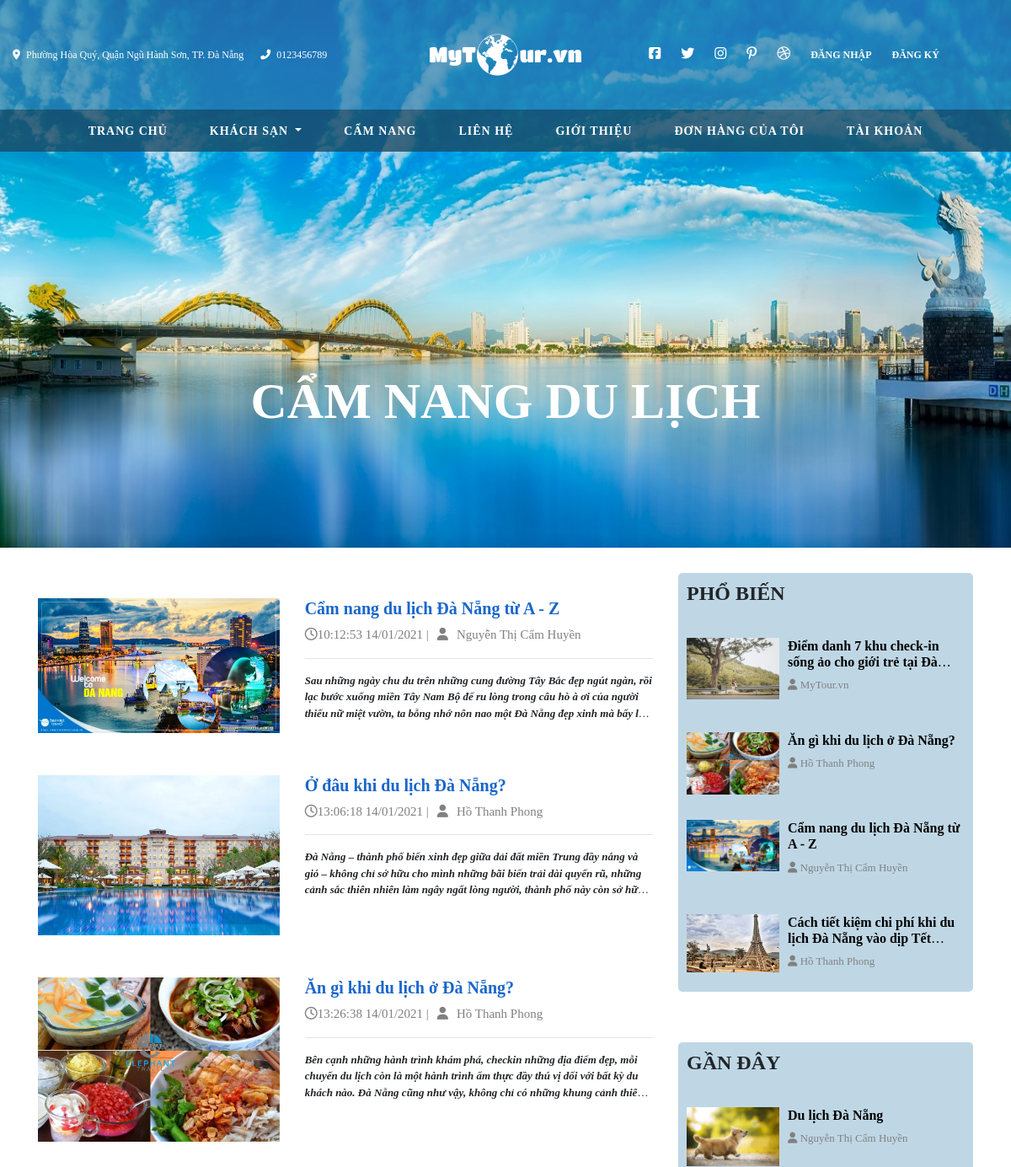
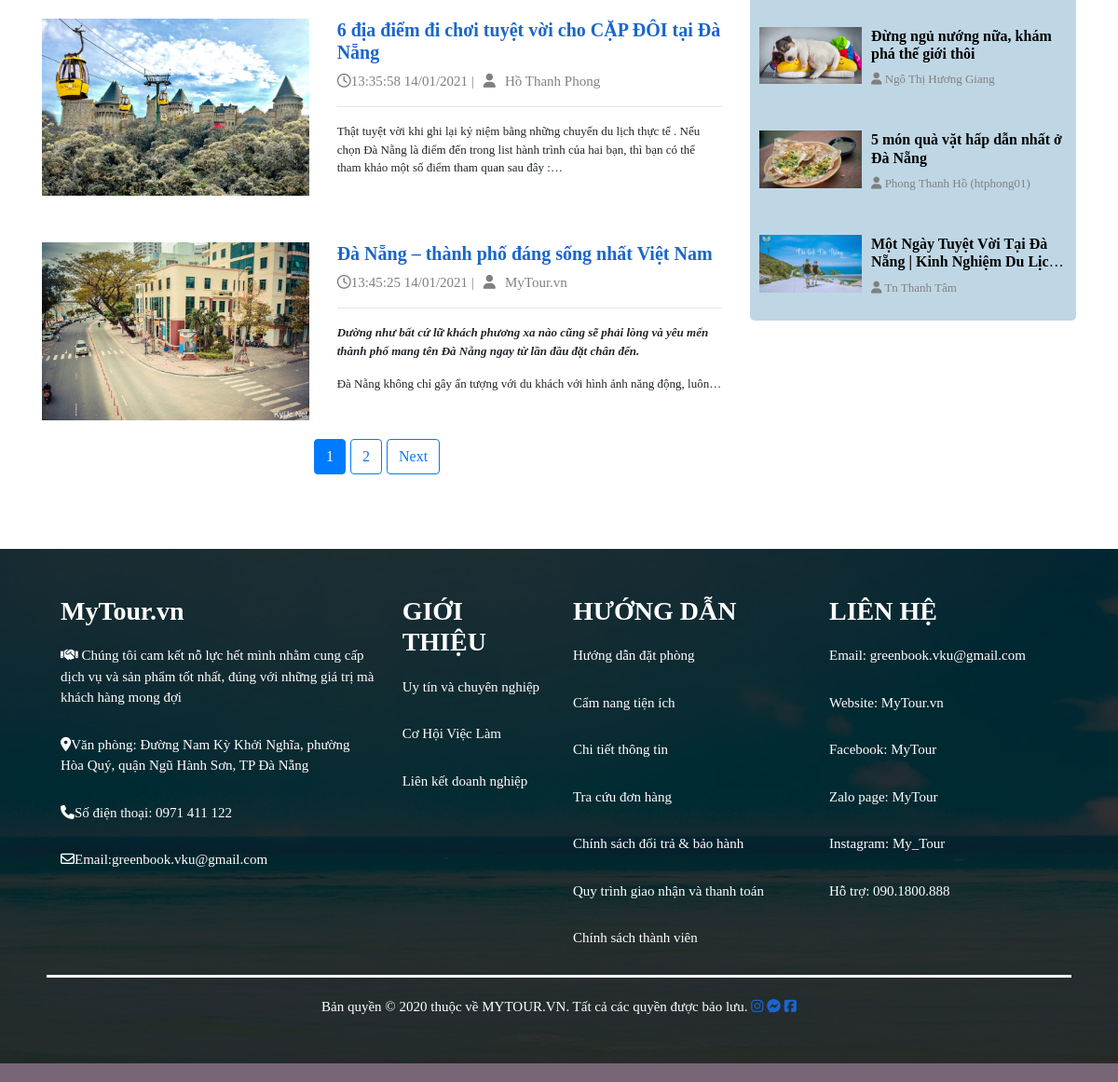
/View/blog.php, run on the app's committed database (2 pictures, top to bottom).
### tables this page shows
CREATE TABLE `post` (
  `id` int(11) NOT NULL,
  `title` varchar(500) NOT NULL,
  `content` mediumtext NOT NULL,
  `image` varchar(500) NOT NULL,
  `user` int(11) NOT NULL,
  `datepost` datetime NOT NULL,
  `checkpost` int(11) NOT NULL,
  `slug` varchar(700) NOT NULL,
  `view` int(11) NOT NULL,
  `isShow` int(11) NOT NULL
);

CREATE TABLE `account` (
  `id` int(11) NOT NULL,
  `username` varchar(50) NOT NULL,
  `password` varchar(100) NOT NULL,
  `passsave` varchar(100) NOT NULL,
  `name` varchar(100) NOT NULL,
  `image` varchar(500) NOT NULL,
  `email` varchar(300) NOT NULL,
  `phone` varchar(15) NOT NULL,
  `address` varchar(500) NOT NULL,
  `role` int(11) NOT NULL,
  `code` varchar(6) NOT NULL,
  `toggle` int(11) NOT NULL
);

### Model/DAO.php (called while the page is built, shortened)
<?php
class DAO {
    private $hostname = "localhost";
    private $user = "root";
    private $pass = "";
    private $db = "mytour";
    public $conn;
    function __construct()
    {
        $this->conn = new mysqli($this->hostname, $this->user, $this->pass, $this->db) or die("Connetion false");
    }
    public function getData($sql)
    {
        $array = array();
        $result = $this->conn->query($sql);
        while($row = mysqli_fetch_array($result, $resulttype = MYSQLI_ASSOC)){
            $array[] = $row;
        }
        return  $array;
    }
}
?>

### View/blog.php (the view, shortened to what this page needs)
<?php
    include_once "../Model/DAO.php";
    $dao = new DAO();
?>
<!DOCTYPE html>
<html lang="en">
<head>
    <link href="../vendor/datatables/DataTables.bootstrap4.min.css" rel="stylesheet">
    <link href="../css/sb-admin-2.min.css" rel="stylesheet">
    <link rel="stylesheet" type="text/css" href="../Css/index.css">
    <link rel="stylesheet" href="../Css/contact.css">
</head>
<body>
		<div class="container-fuild">
            <div style="width: 100%;">
                <div class="container-fuild" style="width: 100%;left: 0;right: 0">
                  <div id="myCarousel" class="carousel slide" data-ride="carousel">
                    <div class="carousel-inner" role="listbox">
                      <div class="item active">
                        <img src="../image/anh-bien-beach-9.jpg" style="width: 100%; height: 650px;" class="contact-img">
                        <div class='carousel-caption contact-caption-edit' style="margin-bottom: -10px;">
                          <h1 style='font-size:60px;color: white;' class="contact-title"><b>CẨM NANG DU LỊCH</b></h1></div>
                      </div>
                    </div>
                  </div>
                </div>
            </div>
        </div>
        <div class="container" style="margin-bottom: 100px;margin-top: 30px;">
        	<div class="row">
        		<div class="col-md-8 col-xs-12">
    		        <div>
                        <?php
                            $conn = mysqli_connect("localhost","root","","mytour");
                            $sql = "SELECT count(id) as total from post WHERE checkpost=1 and isShow=0 ORDER BY id DESC";
                            $ketqua = mysqli_query($conn, $sql);
                            $row = mysqli_fetch_assoc($ketqua);
                            $total_record = $row['total'];
                            $current_page = isset($_GET['page'])?  $_GET['page'] : 1;
                            $limit =5;
                            $total_page = ceil($total_record/$limit);
                            $start = ($current_page -1) * $limit;
                            $sql1 = "SELECT * FROM post WHERE checkpost=1 and isShow=0 LIMIT $start,$limit";
                            $result = mysqli_query($conn, $sql1);
                        ?>
                        <?php
                                $checkrow = 0;
                                  foreach ($arr = $dao->getData("SELECT * FROM post WHERE checkpost=1 and isShow=0 ORDER BY id DESC") as $key => $value)
                                    if($checkrow < 2 || $checkrow >= 1){
                                        $checkrow++; ?>
                                <?php while ($value = mysqli_fetch_assoc($result)) {
                                    $sql = "SELECT * FROM account WHERE id = $value[user]";
                                    $results = mysqli_query($conn,$sql);
                                    foreach ($results as $key => $account)
                                    {
                                    }
                                     $formatDate = date("H:i:s d/m/Y", strtotime($value["datepost"]));
                                    ?>
                                    <div class="row" style="padding-top: 30px;padding-bottom: 20px;">
                                        <div class="col-md-5">
                                            <?php
                                                echo "<a href='../View/viewpost.php?post=$value[id]' style='text-decoration:none;'><img src='../$value[image]' style='width:100%;'></a>";
                                            ?>
                                        </div>
                                        <div class="col-md-7">
                                            <?php
                                                echo "<h5><a href='../View/viewpost.php?post=$value[id]' style='text-decoration:none;'><b>$value[title]</b></a></h5>";
                                                echo '<p style="color: gray"><span class="far fa-clock"></span>'.$formatDate.' |<span class="fas fa-user" style="padding:0  10px 0 10px ;"></span>'.$account["name"].'</p><hr>';
                                                echo "<span class='intro-blog'>$value[content]</span>";
                                            ?>
                                        </div>
                                    </div>
                                <?php }
                                } ?>
                    </div>
                    <div class="pagination" style="float: center;margin-left: 40%;">
                        <?php
                            for ($i=1; $i < $total_page; $i++)
                            {
                                if ($i == $current_page)
                                {
                                    echo "<a style='text-decoration:none;margin-right:5px;color:white' class='btn btn-primary'> $i </a>";
                                }
                                else{
                                    echo "<a style='text-decoration:none;margin-right:5px;' class='btn btn-outline-primary' href='blog.php?page=".$i."'> $i </a>";
                                }
                            }
                            if ($current_page < $total_page && $total_page >1)
                            {
                                echo "<a style='text-decoration:none;margin-right:5px;' class='btn btn-outline-primary' href='blog.php?page=".($current_page+1)."'>Next</a>";
                            }
                        ?>
                    </div>
        		</div>
        		<div class="col-md-4 col-xs-4">
        			<div style="padding-top: 30px; background: rgba(43, 124, 169, 0.3);border-radius: 5px;padding: 10px;">
                        <?php
                            echo "<h4><b>PHỔ BIẾN</b></h4>";
                            $i = 1;
                            $sql ="SELECT * FROM post ORDER BY view DESC";
                            $res = $dao->getData($sql);
                            foreach ($res as $key => $post)
                            {
                                $sql = "SELECT * FROM account WHERE id = $post[user]";
                                $results = mysqli_query($conn,$sql);
                                foreach ($results as $key => $account)
                                {
                                }
                                if ($i<5)
                                {
                                    echo "
                                        <div class='row' style='padding-top:30px;'>
                                            <div class='col-md-4'>
                                                <a href='../View/viewpost.php?post=$post[id]' style='text-decoration:none;color:black'><img src='../$post[image]' style='width:122%;'></a>
                                            </div>
                                            <div class='col-md-8'>
                                                <a href='../View/viewpost.php?post=$post[id]' style='text-decoration:none;color:black'><h6 class='intro-title'><b>$post[title]</b></h6></a>
                                                <p style='color:gray;font-size:13px;'><span class='fas fa-user'></span> $account[name]</p>
                                            </div>
                                        </div>
                                    ";
                                    $i = $i+1;
                                }
                            }
                        ?>
                    </div>
                    <div style="padding-top: 30px; background: rgba(43, 124, 169, 0.3);border-radius: 5px;padding: 10px;margin-top: 60px; ">
                        <?php
                            echo "<h4><b>GẦN ĐÂY</b></h4>";
                            $i = 1;
                            $sql ="SELECT * FROM post ORDER BY id DESC";
                            $res = $dao->getData($sql);
                            foreach ($res as $key => $post)
                            {
                                $sql = "SELECT * FROM account WHERE id = $post[user]";
                                $results = mysqli_query($conn,$sql);
                                foreach ($results as $key => $account)
                                {
                                }
                                if ($i<5)
                                {
                                    echo "
                                        <div class='row' style='padding-top:30px;'>
                                            <div class='col-md-4'>
                                                <a href='../View/viewpost.php?post=$post[id]' style='text-decoration:none;color:black'><img src='../$post[image]' style='width:122%;'></a>
                                            </div>
                                            <div class='col-md-8'>
                                                <a href='../View/viewpost.php?post=$post[id]' style='text-decoration:none;color:black'><h6 class='intro-title'><b>$post[title]</b></h6></a>
                                                <p style='color:gray;font-size:13px;'><span class='fas fa-user'></span> $account[name]</p>
                                            </div>
                                        </div>
                                    ";
                                    $i = $i+1;
                                }
                            }
                        ?>
                    </div>
        		</div>
        	</div>
        </div>
        <?php
        include_once "../Utils/menu.php"; ?>
        <?php include_once "../Utils/footer.php"; ?>
</body>
</html>

### data on the page
post: image (picture), title "Du lịch Đà Nẵng", user.name "Nguyễn Thị Cẩm Huyền"
post: image (picture), title "Cẩm nang du lịch Đà Nẵng từ A - Z", datepost "10:12:53 14/01/2021", user.name "Nguyễn Thị Cẩm Huyền", content "Sau những ngày chu du trên những cung đường Tây Bắc đẹp ngút ngàn, rồi lạc bước xuống miền Tây Nam Bộ để ru lòng trong câu hò à ơi của người thiếu nữ miệt vườn, ta bỗng nhớ nôn nao một Đà Nẵng đẹp xinh mà bấy…"
post: image (picture), title "Ở đâu khi du lịch Đà Nẵng?", datepost "13:06:18 14/01/2021", user.name "Hồ Thanh Phong", content "Đà Nẵng – thành phố biển xinh đẹp giữa dải đất miền Trung đầy nắng và gió – không chỉ sở hữu cho mình những bãi biển trải dài quyến rũ, những cảnh sắc thiên nhiên làm ngây ngất lòng người, thành phố này còn sở…"
post: image (picture), title "Ăn gì khi du lịch ở Đà Nẵng?", datepost "13:26:38 14/01/2021", user.name "Hồ Thanh Phong", content "Bên cạnh những hành trình khám phá, checkin những địa điểm đẹp, mỗi chuyến du lịch còn là một hành trình ẩm thực đầy thú vị dối với bất kỳ du khách nào. Đà Nẵng cũng như vậy, không chỉ có những khung cảnh…"
post: image (picture), title "6 địa điểm đi chơi tuyệt vời cho CẶP ĐÔI tại Đà Nẵng", datepost "13:35:58 14/01/2021", user.name "Hồ Thanh Phong", content "Thật tuyệt vời khi ghi lại kỷ niệm bằng những chuyến du lịch thực tế . Nếu chọn Đà Nẵng là điểm đến trong list hành trình của hai bạn, thì bạn có thể tham khảo một số điểm tham quan sau đây :"
post: image (picture), title "Đà Nẵng – thành phố đáng sống nhất Việt Nam", datepost "13:45:25 14/01/2021", user.name "MyTour.vn", content "Dường như bất cứ lữ khách phương xa nào cũng sẽ phải lòng và yêu mến thành phố mang tên Đà Nẵng ngay từ lần đầu đặt chân đến. Đà Nẵng không chỉ gây ấn tượng với du khách với hình ảnh năng động,…"
post: image (picture), title "Điểm danh 7 khu check-in sống ảo cho giới trẻ tại…", user.name "MyTour.vn"
post: image (picture), title "Cách tiết kiệm chi phí khi du lịch Đà Nẵng vào dịp…", user.name "Hồ Thanh Phong"
post: image (picture), title "Đừng ngủ nướng nữa, khám phá thế giới thôi", user.name "Ngô Thị Hương Giang"
post: image (picture), title "5 món quà vặt hấp dẫn nhất ở Đà Nẵng", user.name "Phong Thanh Hồ (htphong01)"
post: image (picture), title "Một Ngày Tuyệt Vời Tại Đà Nẵng | Kinh Nghiệm Du…", user.name "Tn Thanh Tâm"
